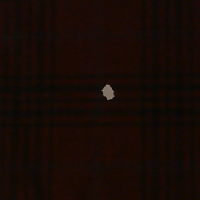
#> input picture anomali_image.png, 200 x 200 px
$ python Scanning_Images.py
#> lines starting #> are read from the running program, lines starting #| are printed output that depends on the picture; after the words box and inside, x2 and y2 are one past the last pixel; in counts of white or black regions, pixels touching at a corner belong together
import cv2
import numpy as np
import tkinter as tk
from tkinter import filedialog
from dataclasses import dataclass
from typing import List, Tuple, Optional

##############################################General######################################################
@dataclass
class ImageProcessingConfig:
    """Configuration parameters for image processing."""
    bilateral_filter_diameter: int = 6
    bilateral_sigma_color: float = 100
    bilateral_sigma_space: float = 100
    adaptive_thresh_method: int = cv2.ADAPTIVE_THRESH_MEAN_C
    adaptive_thresh_type: int = cv2.THRESH_BINARY_INV
    adaptive_block_size: int = 15
    adaptive_const: float = 2
    canny_threshold1: float = 10
    canny_threshold2: float = 150
    min_contour_area: float = 25
    max_corners: int = 25
    corner_quality_level: float = 0.01
    corner_min_distance: float = 10

class ImageLoader:
    """Handles loading and basic image validation."""
    @staticmethod
    def load_image(image_path: str) -> Optional[np.ndarray]:
        frame = cv2.imread(image_path)
        if frame is None:
            print(f"Error: Could not read image {image_path}")
        return frame

class ImagePreprocessor:
    """Applies preprocessing techniques to the image."""
    @staticmethod
    def preprocess_image(image: np.ndarray, config: ImageProcessingConfig) -> Tuple[np.ndarray, np.ndarray]:
        # Use the entire image as ROI
        roi = image.copy()

        # Convert to grayscale
        gray_frame = cv2.cvtColor(roi, cv2.COLOR_BGR2GRAY)


        # Apply bilateral filter
        filtered = cv2.bilateralFilter(
            gray_frame,
            config.bilateral_filter_diameter,
            config.bilateral_sigma_color,
            config.bilateral_sigma_space
        )

        return filtered, roi

    # [103 lines left out: functions divide_image_into_four, _extract_main_object, not called in this run]
##############################################Processing######################################################
class BasicImageProcess:
    """Handles edge and contour detection."""
    @staticmethod
    def detect_edges_and_contours(filtered_image: np.ndarray, config: ImageProcessingConfig) -> Tuple[np.ndarray, np.ndarray, List[np.ndarray]]:
        # Adaptive thresholding
        thresh = cv2.adaptiveThreshold(
            filtered_image, 255,
            config.adaptive_thresh_method,
            config.adaptive_thresh_type,
            config.adaptive_block_size,
            config.adaptive_const
        )

        # Edge detection
        edges = cv2.Canny(filtered_image, config.canny_threshold1, config.canny_threshold2)

        # Morphological operations
        kernel = cv2.getStructuringElement(cv2.MORPH_RECT, (3, 3))
        morph = cv2.morphologyEx(thresh, cv2.MORPH_CLOSE, kernel)

        # Find and filter contours
        contours, _ = cv2.findContours(morph, cv2.RETR_EXTERNAL, cv2.CHAIN_APPROX_SIMPLE)
        valid_contours = [cnt for cnt in contours if cv2.contourArea(cnt) > config.min_contour_area]

        return thresh, edges, valid_contours

    """Detects corners in the image."""
    @staticmethod
    def detect_corners(gray_frame: np.ndarray, contours: List[np.ndarray], config: ImageProcessingConfig) -> List[np.ndarray]:
        all_corners = []

        for contour in contours:
            # Polygon approximation
            epsilon = 0.01 * cv2.arcLength(contour, True)
            approx = cv2.approxPolyDP(contour, epsilon, True)

            # Create a mask for the current contour
            mask = np.zeros_like(gray_frame)
            cv2.drawContours(mask, [contour], 0, 255, -1)

            # Detect good features (corners)
            corners = cv2.goodFeaturesToTrack(
                gray_frame,
                mask=mask,
                maxCorners=config.max_corners,
                qualityLevel=config.corner_quality_level,
                minDistance=config.corner_min_distance
            )

            if corners is not None:
                all_corners.extend(corners)

                # Add polygon corners
                for point in approx:
                    x, y = point[0]
                    all_corners.append(np.array([[x, y]], dtype=np.float32))

        return all_corners

    """Handles visualization of processing steps."""
    @staticmethod
    def create_visualization(display_roi: np.ndarray, edges: np.ndarray,
                            thresh: np.ndarray, filtered: np.ndarray) -> np.ndarray:

        # Convert single-channel images to 3-channel for concatenation
        edge_display = cv2.cvtColor(edges, cv2.COLOR_GRAY2BGR)
        thresh_display = cv2.cvtColor(thresh, cv2.COLOR_GRAY2BGR)
        gray_display = cv2.cvtColor(filtered, cv2.COLOR_GRAY2BGR)

        # Create colormap versions
        jet_display = cv2.applyColorMap(filtered, cv2.COLORMAP_JET)
        plasma_display = cv2.applyColorMap(filtered, cv2.COLORMAP_PLASMA)
        inferno_display = cv2.applyColorMap(filtered, cv2.COLORMAP_INFERNO)
        magma_display = cv2.applyColorMap(filtered, cv2.COLORMAP_MAGMA)
        hot_display = cv2.applyColorMap(filtered, cv2.COLORMAP_HOT)

        # Add labels to each image
        font = cv2.FONT_HERSHEY_SIMPLEX
        cv2.putText(edge_display, "EDGE", (10, 30), font, 0.8, (0, 0, 255), 1)
        cv2.putText(thresh_display, "THRESH", (10, 30), font, 0.8, (0, 0, 255), 2)
        cv2.putText(gray_display, "GRAY", (10, 30), font, 0.8, (255, 255, 255), 1)
        cv2.putText(jet_display, "JET", (10, 30), font, 0.8, (0, 0, 0), 1)
        cv2.putText(plasma_display, "PLASMA", (10, 30), font, 0.8, (255, 255, 255), 1)
        cv2.putText(inferno_display, "INFERNO", (10, 30), font, 0.8, (255, 255, 255), 1)
        cv2.putText(magma_display, "MAGMA", (10, 30), font, 0.8, (255, 255, 255), 1)
        cv2.putText(hot_display, "HOT", (10, 30), font, 0.8, (255, 255, 255), 1)

        # Ensure all images are the same size
        try:
            # Make sure all images have the same shape before stacking
            h, w = display_roi.shape[:2]
            edge_display = cv2.resize(edge_display, (w, h))
            thresh_display = cv2.resize(thresh_display, (w, h))
            gray_display = cv2.resize(gray_display, (w, h))
            jet_display = cv2.resize(jet_display, (w, h))
            plasma_display = cv2.resize(plasma_display, (w, h))
            inferno_display = cv2.resize(inferno_display, (w, h))
            magma_display = cv2.resize(magma_display, (w, h))
            hot_display = cv2.resize(hot_display, (w, h))

            # Stack horizontally and vertically using np.hstack and np.vstack
            top_row = np.hstack([display_roi, edge_display, jet_display])
            middle_row = np.hstack([thresh_display, gray_display, plasma_display])
            bottom_row = np.hstack([inferno_display, magma_display, hot_display])
            combined_frames = np.vstack([top_row, middle_row, bottom_row])

        except ValueError as e:
            print(f"Error stacking images: {e}")
            # Fallback to simpler visualization
            top_row = np.hstack([display_roi, edge_display])
            bottom_row = np.hstack([thresh_display, gray_display])
            combined_frames = np.vstack([top_row, bottom_row])

        # Resize if too large
        if combined_frames.shape[0] > 800 or combined_frames.shape[1] > 1200:
            scale = min(800/combined_frames.shape[0], 1200/combined_frames.shape[1])
            combined_frames = cv2.resize(combined_frames, (0, 0), fx=scale, fy=scale)

        return combined_frames

class ImageComparator:
    """Handles comparison between two images to detect anomalies."""
    # [131 lines left out: functions compare_images, detect_anomalies, highlight_anomalies, not called in this run]
##############################################Pipeline######################################################
class ImagePipeline:
    """Main pipeline for image corner detection."""
    def __init__(self, config: Optional[ImageProcessingConfig] = None):
        self.config = config or ImageProcessingConfig()

    # Key 1
    def basic_simple_image_process(self, image_path: str):
        # Load the image
        frame = ImageLoader.load_image(image_path)
        if frame is None:
            return None

        # Preprocess the image
        filtered, roi = ImagePreprocessor.preprocess_image(frame, self.config)

        # Detect edges and contours
        thresh, edges, valid_contours = BasicImageProcess.detect_edges_and_contours(filtered, self.config)

        # Create display image with contours
        display_roi = roi.copy()
        cv2.drawContours(display_roi, valid_contours, -1, (0, 255, 0), 1)

        # Detect corners
        all_corners = BasicImageProcess.detect_corners(
            cv2.cvtColor(roi, cv2.COLOR_BGR2GRAY),
            valid_contours,
            self.config
        )

        # Draw corners on display image
        for corner in all_corners:
            x, y = corner.ravel()
            cv2.circle(display_roi, (int(x), int(y)), 3, (0, 0, 255), -1)

        # Create visualization
        combined_frames = BasicImageProcess.create_visualization(display_roi, edges, thresh, filtered)

        # Display results
        # cv2.imshow('Original Image', frame)
        cv2.imshow('Processing Steps', combined_frames)

        print("\033[91m Press q to close windows / press r to restart program \033[0m")
        while True:
            key = cv2.waitKey(0) & 0xFF
            if key == ord('q'):
                break
            if key == ord('r'):
                cv2.destroyAllWindows()
                main()  # Restart the program by calling main() again
                return

        cv2.destroyAllWindows()
        return all_corners

    # Key 2
    # [273 lines left out: functions compare_with_reference, remove_background, group_images, not called in this run]


##############################################Main######################################################
def main():
    """Main function to select and process images."""
    # Create a simple Tkinter root window
    root = tk.Tk()
    root.withdraw()  # Hide the root window

    # Create pipeline with default configuration
    pipeline = ImagePipeline()

    # Ask user what they want to do
    print("Select operation:")
    print("1. Simple image analyzing")
    print("2. Compare two images to find anomalies")
    print("3. Compare two images by deleting the background")
    print("4. Group images based on quadrant analysis")

    choice = input("Enter your choice (1, 2, 3 or 4): ")
#> the answer given: 1

    if choice == '1':
        # Single image processing
        file_path = filedialog.askopenfilename(
            title="Select Image File",
            filetypes=[
                ("Image files", "*.jpg *.jpeg *.png *.bmp *.tif *.tiff"),
                ("All files", "*.*")
            ]
        )
#> the answer given: anomali_image.png

        if file_path:
            corners = pipeline.basic_simple_image_process(file_path)
#> in load_image, frame is the input picture: shape (200, 200, 3); mean B, G, R 5.2, 10.1, 22.2
#> in detect_edges_and_contours, `thresh = cv2.adaptiveThreshold( filtered_image, 255, config.adaptive_t..`: thresh: shape (200, 200); 5% white; 116 white regions (93 under 20 px), largest, box (x1, y1, x2, y2) and area: (93, 74, 127, 106) 599, (34, 174, 40, 192) 67, (38, 42, 43, 54) 39
#> in detect_edges_and_contours, `edges = cv2.Canny(filtered_image, config.canny_threshold1, config.cann..`: edges: shape (200, 200); 0.13% white in thin lines or dots, all inside (x1, y1, x2, y2) = (102, 84, 114, 100)
#> in detect_edges_and_contours, `morph = cv2.morphologyEx(thresh, cv2.MORPH_CLOSE, kernel)`: morph: shape (200, 200); 5.1% white; 107 white regions (84 under 20 px)
#> in detect_edges_and_contours, `contours, _ = cv2.findContours(morph, cv2.RETR_EXTERNAL, cv2.CHAIN_APP..`: contours = 107 contours, 98 with area under 20; largest, box (x1, y1, x2, y2) and area: (77, 74, 127, 106) 713, (34, 174, 40, 192) 48, (38, 42, 43, 54) 28, (35, 110, 42, 117) 26, (35, 86, 44, 92) 25
#> in detect_edges_and_contours, `valid_contours = [cnt for cnt in contours if cv2.contourArea(cnt) > co..`: valid_contours = 4 contours; box (x1, y1, x2, y2) and area: (77, 74, 127, 106) 713, (34, 174, 40, 192) 48, (38, 42, 43, 54) 28, (35, 110, 42, 117) 26
#> in basic_simple_image_process, `cv2.drawContours(display_roi, valid_contours, -1, (0, 255, 0), 1)`:
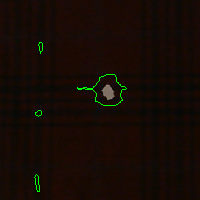
#> display_roi: shape (200, 200, 3); 0.52% of pixels changed, all inside (x1, y1, x2, y2) = (34, 42, 127, 192)
#> the loop in detect_corners, `for contour in contours:` made 4 passes
#> (epsilon, corners) on passes 1 to 4: (0.393, [[35, 180]]), (0.199, [[37, 115]]), (1.49, [[107, 99], [102, 90], [113, 91]]), (0.265, [[40, 53], [40, 42]])
#> after the loop in detect_corners, `for contour in contours:`:
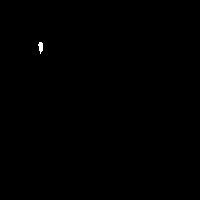
#> mask: shape (200, 200); 0.1% white; 1 white region, box (x1, y1, x2, y2) and area: (38, 42, 43, 54) 41
#> after the loop in detect_corners, `for contour in contours:`: all_corners = 60 items, first 6: [[35, 180]], [[36, 174]], [[34, 177]], [[35, 178]], [[35, 184]], [[36, 185]]
#> the loop in basic_simple_image_process, `for corner in all_corners:` made 60 passes
#> (x, y) on passes 1 to 12: (35, 180), (36, 174), (34, 177), (35, 178), (35, 184), (36, 185), (36, 189), (37, 190), (37, 191), (39, 191), (39, 185), (38, 184)
#> after the loop in basic_simple_image_process, `for corner in all_corners:`:
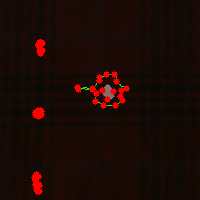
#> display_roi: shape (200, 200, 3); 2.37% of pixels changed, all inside (x1, y1, x2, y2) = (31, 39, 130, 195)
#> in create_visualization, `font = cv2.FONT_HERSHEY_SIMPLEX`: font = 0
#> in create_visualization, `cv2.putText(gray_display, "GRAY", (10, 30), font, 0.8, (255, 255, 255)..`: gray_display: shape (200, 200, 3); min 8, max 255, mean 14.1
#> in create_visualization, `cv2.putText(jet_display, "JET", (10, 30), font, 0.8, (0, 0, 0), 1)`:
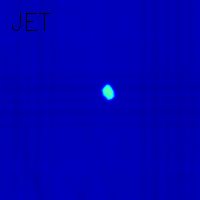
#> jet_display: shape (200, 200, 3); mean B, G, R 179.2, 0.8, 0.1
#> in create_visualization, `cv2.putText(plasma_display, "PLASMA", (10, 30), font, 0.8, (255, 255, ..`:
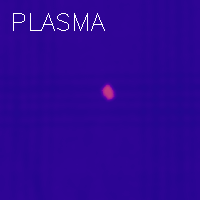
#> plasma_display: shape (200, 200, 3); mean B, G, R 148.6, 6.8, 45.4
#> in create_visualization, `cv2.putText(inferno_display, "INFERNO", (10, 30), font, 0.8, (255, 255..`: inferno_display: shape (200, 200, 3); mean B, G, R 30.8, 7.2, 10.2
#> in create_visualization, `cv2.putText(magma_display, "MAGMA", (10, 30), font, 0.8, (255, 255, 25..`:
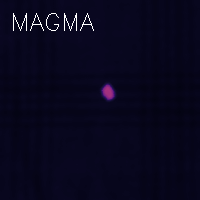
#> magma_display: shape (200, 200, 3); mean B, G, R 29.6, 7.7, 9.1
#> in create_visualization, `cv2.putText(hot_display, "HOT", (10, 30), font, 0.8, (255, 255, 255), 1)`: hot_display: shape (200, 200, 3); mean B, G, R 0.8, 0.8, 33.4
#> in create_visualization, `combined_frames = np.vstack([top_row, middle_row, bottom_row])`:
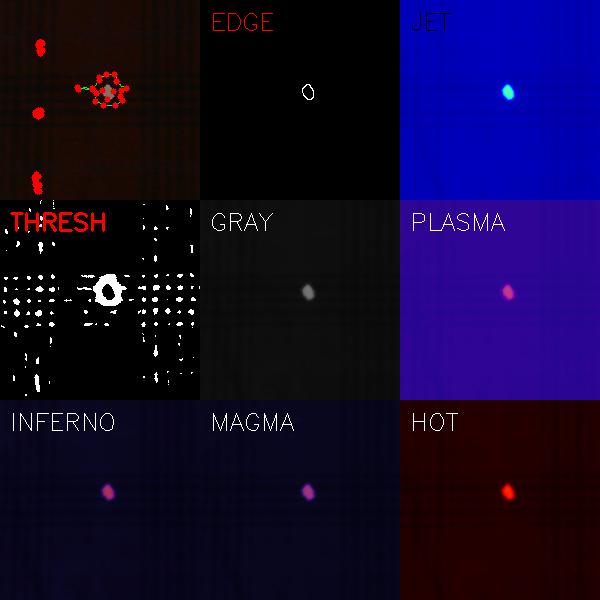
#> combined_frames: shape (600, 600, 3); mean B, G, R 46.8, 6.7, 17.7
#> (key q is pressed here)
#> corners has the same summary as all_corners in detect_corners
            if corners:
                print(f"Found {len(corners)} corners in the image")
#| Found 60 corners in the image
        else:
            print("No file selected")

    elif choice == '2':
        # Image comparison mode (with all features)
        print("\033[93m Select reference image (good/normal image): \033[0m")
        reference_path = filedialog.askopenfilename(
            title="Select Pattern Image",
            filetypes=[
                ("Image files", "*.jpg *.jpeg *.png *.bmp *.tif *.tiff"),
                ("All files", "*.*")
            ]
        )

        if not reference_path:
            print("No reference image selected")
            return

        print("\033[93m Select Test/Anomali Image: \033[0m")
        test_path = filedialog.askopenfilename(
            title="Select Test/Anomali Image",
            filetypes=[
                ("Image files", "*.jpg *.jpeg *.png *.bmp *.tif *.tiff"),
                ("All files", "*.*")
            ]
        )

        if not test_path:
            print("No test image selected")
            return

        pipeline.compare_with_reference(reference_path, test_path)

    elif choice == '3':
        # Object-focused comparison mode
        print("\033[93m Select reference image (good/normal image): \033[0m")
        reference_path = filedialog.askopenfilename(
            title="Select Pattern Image",
            filetypes=[
                ("Image files", "*.jpg *.jpeg *.png *.bmp *.tif *.tiff"),
                ("All files", "*.*")
            ]
        )

        if not reference_path:
            print("No reference image selected")
            return

        print("\033[93m Select Test/Anomali Image \033[0m")
        test_path = filedialog.askopenfilename(
            title="Select Test/Anomali Image",
            filetypes=[
                ("Image files", "*.jpg *.jpeg *.png *.bmp *.tif *.tiff"),
                ("All files", "*.*")
            ]
        )

        if not test_path:
            print("No test image selected")
            return

        pipeline.remove_background(reference_path, test_path)

    elif choice == '4':
        # Quadrant analysis mode
        file_path = filedialog.askopenfilename(
            title="Select Image File for Quadrant Analysis",
            filetypes=[
                ("Image files", "*.jpg *.jpeg *.png *.bmp *.tif *.tiff"),
                ("All files", "*.*")
            ]
        )

        if file_path:
            results = pipeline.group_images(file_path)
            if not results:
                print("Analysis failed or no results generated")
        else:
            print("No file selected")
    else:
        print("Invalid choice")

if __name__ == "__main__":
    main()
